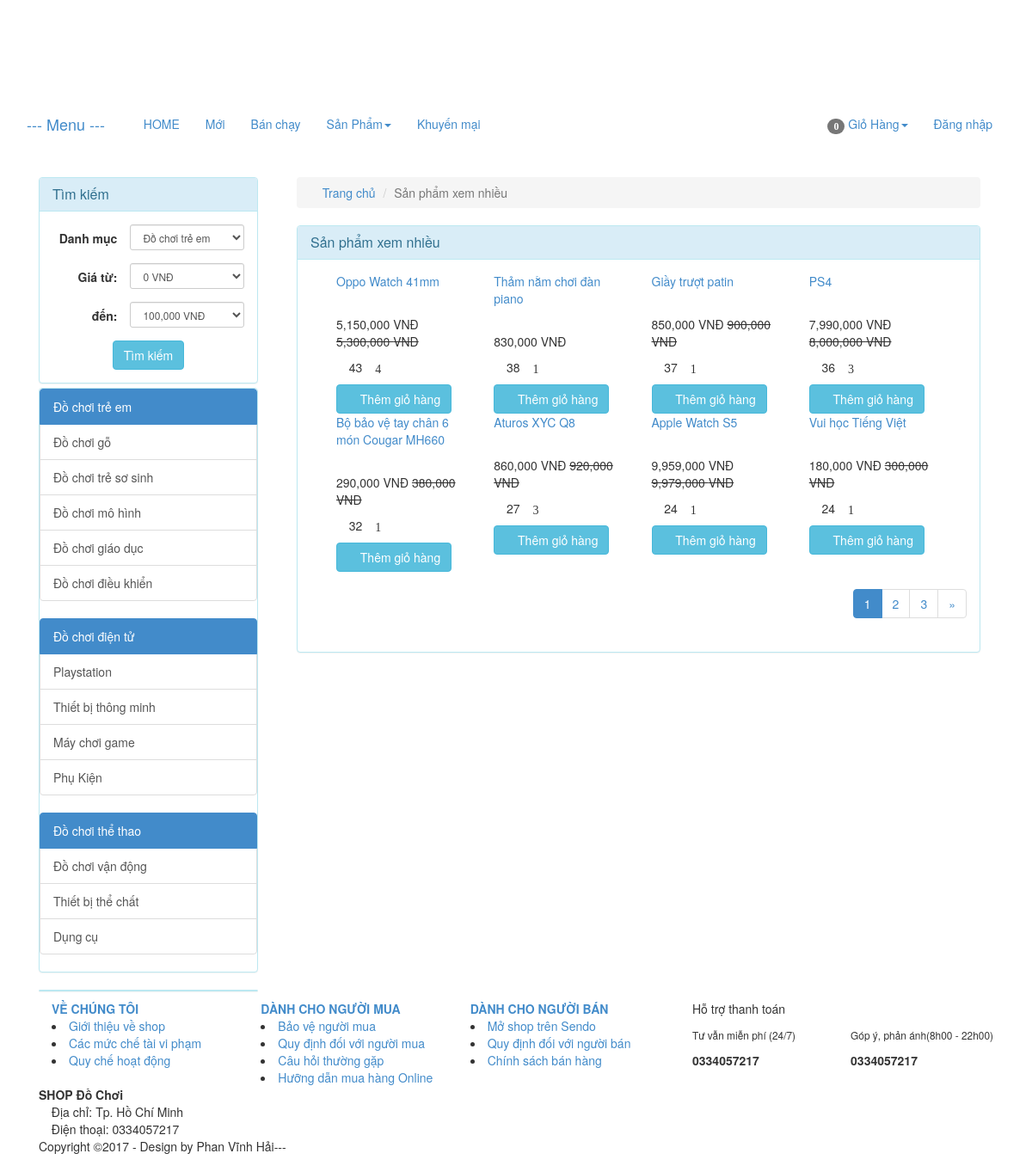
The page /index.php/product/views on the database its author committed.
### tables this page shows
CREATE TABLE `catalog` (
  `id` int(11) NOT NULL,
  `name` varchar(100) NOT NULL,
  `description` varchar(255) DEFAULT NULL,
  `parent_id` int(11) NOT NULL,
  `sort_order` tinyint(4) NOT NULL,
  `created` datetime NOT NULL
);

CREATE TABLE `product` (
  `id` int(255) NOT NULL,
  `catalog_id` int(11) NOT NULL,
  `name` varchar(255) NOT NULL,
  `content` text NOT NULL,
  `price` decimal(15,2) NOT NULL DEFAULT 0.00,
  `discount` int(11) DEFAULT 0,
  `image_link` varchar(100) NOT NULL,
  `image_list` text NOT NULL,
  `view` int(11) NOT NULL DEFAULT 0,
  `buyed` int(255) NOT NULL,
  `rate_total` int(255) NOT NULL DEFAULT 4,
  `rate_count` int(255) NOT NULL DEFAULT 1,
  `created` int(11) NOT NULL
);

### application/controllers/Product.php (called while the page is built, shortened)
<?php
class Product extends MY_Controller {
	public function __construct()
	{
		parent::__construct();
		$this->load->model('product_model');
		$this->load->model('catalog_model');
	}
	public function views()
	{
		$input = array();
		$input['order'] = array('view','DESC');
		$this->load->library('pagination');
		$base_url = base_url('product/views');
		$total =20;
		$per = 8;
		$uri = 3;
		$config = pagination($base_url,$total,$per,$uri);
		$segment = $this->uri->segment(3);
		$segment = intval($segment);
		$input['limit'] = array($config['per_page'],$segment);
		$product_list = $this->product_model->get_list($input);
		$this->data['product_list'] = $product_list;
		$this->data['temp']='site/product/views';
		$this->load->view('site/layoutsub',$this->data);
	}
}

### index.php (called while the page is built, shortened)
<?php
require_once BASEPATH.'core/CodeIgniter.php';

### application/core/MY_Controller.php (called while the page is built, shortened)
<?php
class MY_Controller extends CI_Controller {
	function __construct()
	{
		$controller = $this->uri->segment(1);
		switch ($controller) {
			default:
				$input = array();
				$input['where'] = array('parent_id' => '1');
				$input['order'] = array('sort_order', 'ASC');
				$catalog = $this->catalog_model->get_list($input);
				foreach ($catalog as $value) {
					$input= array();
					$input['where'] = array('parent_id' => $value->id);
					$input['order'] = array('sort_order', 'ASC');
					$sub = $this->catalog_model->get_list($input);
					$value->sub=$sub;
				}
				break;
		}
	}
}

### application/core/MY_Model.php (called while the page is built, shortened)
<?php if ( ! defined('BASEPATH')) exit('No direct script access allowed');
class MY_Model extends CI_Model {
    var $table = '';
    var $key = 'id';
    var $order = '';
    function get_list($input = array())
    {
        $query = $this->db->get($this->table);
        return $query->result();
    }
    protected function get_list_set_input($input = array())
    {
        if ((isset($input['where'])) && $input['where'])
        {
            $this->db->where($input['where']);
        }
        if (isset($input['order'][0]) && isset($input['order'][1]))
        {
            $this->db->order_by($input['order'][0], $input['order'][1]);
        }
        else
        {
            $order = ($this->order == '') ? array($this->table.'.'.$this->key, 'desc') : $this->order;
            $this->db->order_by($order[0], $order[1]);
        }
        if (isset($input['limit'][0]) && isset($input['limit'][1]))
        {
            $this->db->limit($input['limit'][0], $input['limit'][1]);
        }
    }
}
?>

### application/views/site/product/views.php (the view, shortened to what this page needs)
<div class="col-xs-12 col-sm-9 col-md-9 col-lg-9 clearpaddingr">
	<div class="col-xs-12 col-sm-12 col-md-12 col-lg-12 clearpadding">
		<ol class="breadcrumb">
		  <li><a href="<?php echo base_url(); ?>"><span class="glyphicon glyphicon-home" aria-hidden="true"></span> Trang chủ</a></li>
		  <li class="active">Sản phẩm xem nhiều</li>
		</ol>
		<div class="panel panel-info">
		  <div class="panel-heading">
		    <h3 class="panel-title">Sản phẩm xem nhiều</h3>
		  </div>
		  <div class="panel-body">
		  	<div class="col-xs-12 col-sm-12 col-md-12 col-lg-12 clearpadding">
		  		<?php foreach ($product_list as $value) {
		  			$name = covert_vi_to_en($value->name);
	  				$name = strtolower($name);
	  				 ?>
					<div class="col-xs-12 col-sm-6 col-md-3 col-lg-3 re-padding">
			  			<div class="product_item">
			  				<p class="product_name" ><a href="<?php echo base_url($name.'-p'.$value->id); ?>" ><?php echo $value->name; ?></a></p>
			  				<div class="product-image">
			  				</div>
			  				<?php if ($value->discount>0) {
			  					$new_price = $value->price - $value->discount; ?>
			  					<p><span class='price text-right'><?php echo number_format($new_price); ?> VNĐ</span> <del class="product-discount"><?php echo number_format($value->price); ?> VNĐ</del></p>
			  				<?php }else{ ?>
								<p><span class='price text-right'><?php echo number_format($value->price); ?> VNĐ</span></p>
			  				<?php	} ?>
							<p><span class="glyphicon glyphicon-eye-open" aria-hidden="true" title="Số lượt xem"></span> <?php echo $value->view; ?> <span class="glyphicon glyphicon-star-empty" aria-hidden="true" title="Số lượng đặt mua"><?php echo $value->buyed; ?></p>
							<a href="<?php echo base_url('cart/add/'.$value->id); ?>"><button class='btn btn-info'><span class="glyphicon glyphicon-shopping-cart" aria-hidden="true"></span> Thêm giỏ hàng</button></a>
			  			</div>
					</div>
				<?php } ?>
		  	</div>
			 <?php echo $this->pagination->create_links(); ?>
		  </div>
		</div>
	</div>
</div>

### application/views/site/sidebar.php (shortened to what this page needs)
<?php
	$catalog_id = isset($catalog_id)?$catalog_id:NULL;
	$price_from = isset($price_from)?$price_from:NULL;
	$price_to = isset($price_to)?$price_to:NULL;
 ?>
<div class="col-xs-12 col-sm-3 col-md-3 col-lg-3 clearpaddingl">
	<div class="panel panel-info" style="margin-bottom: 5px;">
		<div class="panel-heading">
		    <h3 class="panel-title">Tìm kiếm</h3>
		</div>
	    <div class="panel-body">
	  	    <form class="form-horizontal text-center" method="post" action="<?php echo base_url('product/search'); ?>">
				<div class="form-group form-group-sm">
					<label class="col-sm-5 clearpaddingl control-label" for="formGroupInputSmall">Danh mục</label>
					<div class="col-sm-7" style="padding-left: 0px">
				    	<select class="form-control" name="catalog_id">
				    		<?php foreach ($catalog as $value) { ?>
							  	<option value="<?php echo $value->id; ?>" style='font-weight: bold' <?php if($value->id==$catalog_id) echo 'selected'; ?>><?php echo $value->name; ?></option>
								 </div>
							  	<?php } ?>
				    </div>
				</div>
				<div class="form-group form-group-sm">
					<label class="col-sm-5 control-label" for="formGroupInputSmall">Giá từ:</label>
					<div class="col-sm-7" style="padding-left: 0px">
				    	<select class="form-control" name="price_from">
				    	<?php for ($i=0; $i < 33400000; $i = $i + 100000) { ?>
				    		<option value="<?php echo $i ?>" <?php if($i==$price_from) echo 'selected'; ?>><?php echo number_format($i); ?> VNĐ</option>
				    	<?php } ?>
						</select>
				    </div>
				</div>
				<div class="form-group form-group-sm">
					<label class="col-sm-5 control-label" for="formGroupInputSmall">đến:</label>
					<div class="col-sm-7" style="padding-left: 0px">
				    	<select class="form-control" name="price_to">
				    	<?php for ($i=100000; $i < 33500000; $i = $i + 100000) { ?>
				    		<option value="<?php echo $i ?>" <?php if($i==$price_to) echo 'selected'; ?>><?php echo number_format($i); ?> VNĐ</option>
				    	<?php } ?>
						</select>
				    </div>
				</div>
				<button class="btn btn-info" type="submit" name='submit'>Tìm kiếm</button>
	    </div>
	</div>
	<div class="panel panel-info">
	  <div class="panel-body" style="padding:0px">
	  	<div class="list-group">
	  	<?php foreach ($catalog as $value)
	  	{
	  		$name = covert_vi_to_en($value->name);
	  		$name = strtolower($name);
	  	?>
	  	<div class="list-group">
	  		<a href="<?php echo base_url($name.'-c'.$value->id); ?>" class="list-group-item active">
		    <?php echo $value->name; ?>
		  	</a>
		  <?php foreach ($value->sub as $val) {
		  	$namesub = covert_vi_to_en($val->name);
	  		$namesub = strtolower($namesub);
	  		?>
		  	<a href="<?php echo base_url($namesub.'-c'.$val->id); ?>" class="list-group-item"><?php echo $val->name; ?></a>
		  <?php } ?>
		 </div>
	  	<?php } ?>
	    </div>
	  </div>
	</div>
	<div class="panel panel-info" style="margin-top:10px;margin-bottom:10px;">
	</div>
</div>

### rows shown on the page
catalog: name "Đồ chơi trẻ em"
catalog: name "Đồ chơi gỗ"
catalog: name "Đồ chơi trẻ sơ sinh"
catalog: name "Đồ chơi mô hình"
catalog: name "Đồ chơi giáo dục"
catalog: name "Đồ chơi điều khiển"
catalog: name "Đồ chơi điện tử"
catalog: name "Playstation"
catalog: name "Thiết bị thông minh"
catalog: name "Máy chơi game"
catalog: name "Phụ Kiện"
catalog: name "Đồ chơi thể thao"
catalog: name "Đồ chơi vận động"
catalog: name "Thiết bị thể chất"
catalog: name "Dụng cụ"
product: name "Oppo Watch 41mm", new_price "5,150,000", price "5,300,000", view "43", buyed "4"
product: name "Thảm nằm chơi đàn piano", price "830,000", view "38", buyed "1"
product: name "Giầy trượt patin", new_price "850,000", price "900,000", view "37", buyed "1"
product: name "PS4", new_price "7,990,000", price "8,000,000", view "36", buyed "3"
product: name "Bộ bảo vệ tay chân 6 món Cougar MH660", new_price "290,000", price "380,000", view "32", buyed "1"
product: name "Aturos XYC Q8", new_price "860,000", price "920,000", view "27", buyed "3"
product: name "Apple Watch S5", new_price "9,959,000", price "9,979,000", view "24", buyed "1"
product: name "Vui học Tiếng Việt", new_price "180,000", price "300,000", view "24", buyed "1"

### other values the page prints
$total_items "0"
$this->pagination->create_links() "1 2 3 »"
form field catalog_id "Đồ chơi trẻ em"
form field price_from "0 VNĐ"
form field price_to "100,000 VNĐ"
